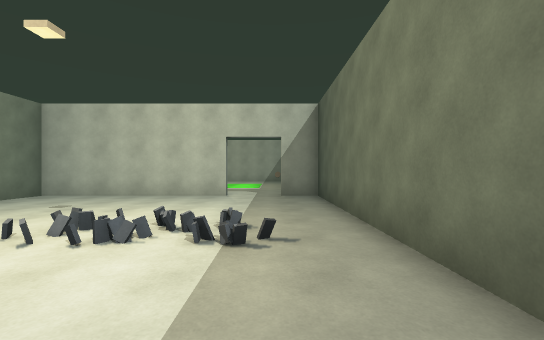
View 1 (above)

15 first-person views from a walk through a Unity game level. The camera is 1.4 m above the floor, looks level and sees 90° across. The floor is counted in squares, 2 m on a side. Each view is taken from the middle of a square. On the plan, view 1 faces up. The plan holds only what a view shows up to about 9 squares ahead; the rest is blank. The place goes on beyond the plan. The player is left out. Some animated figures are not drawn. Door leaves are left out, so doorways stand open. Surface patterns are stand-ins for the level's own textures.

View 2
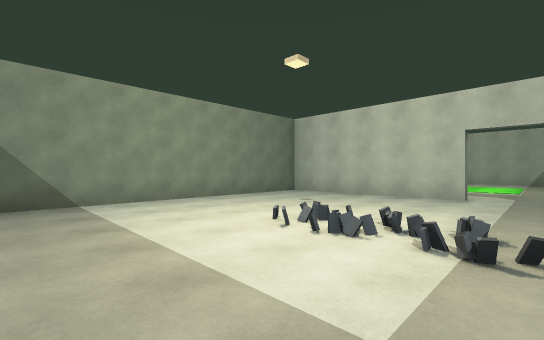

View 3
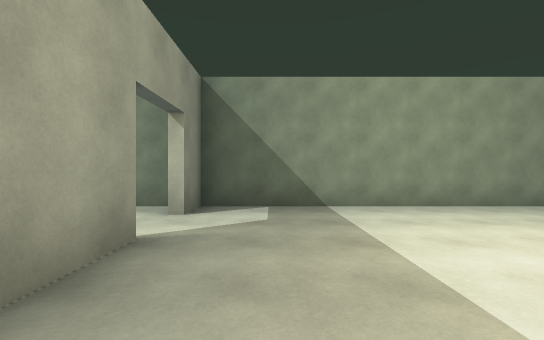

View 4
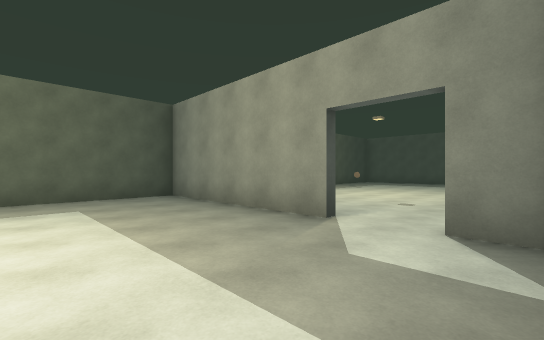

View 5
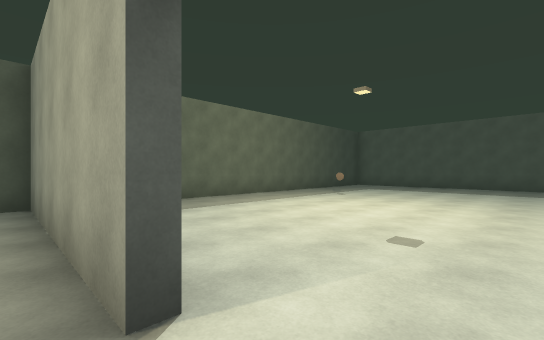

View 6
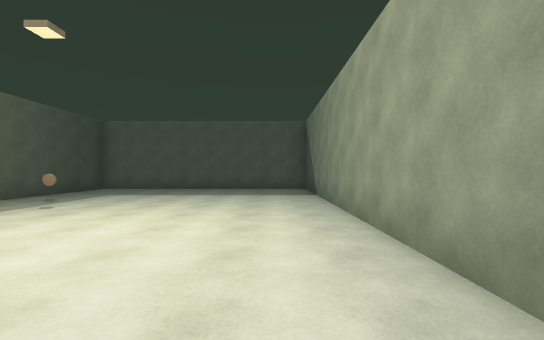

View 7
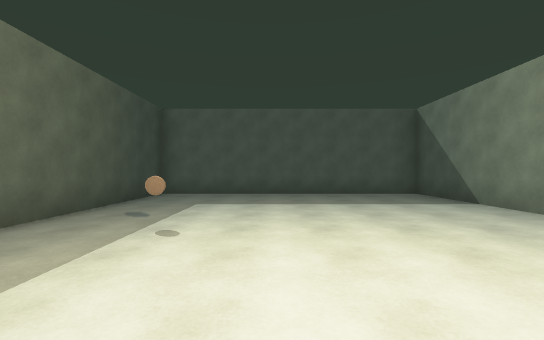

View 8
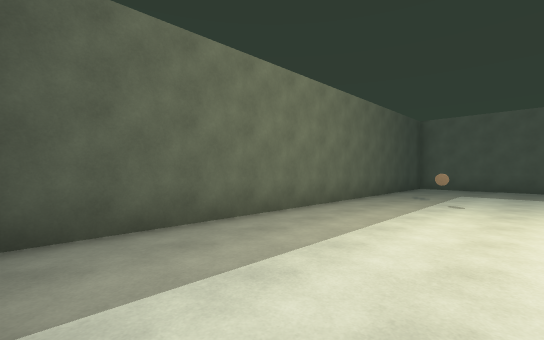

View 9
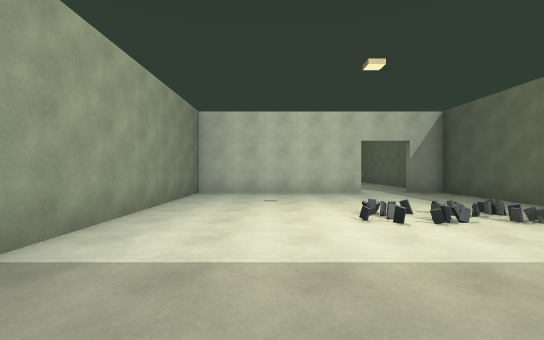

View 10
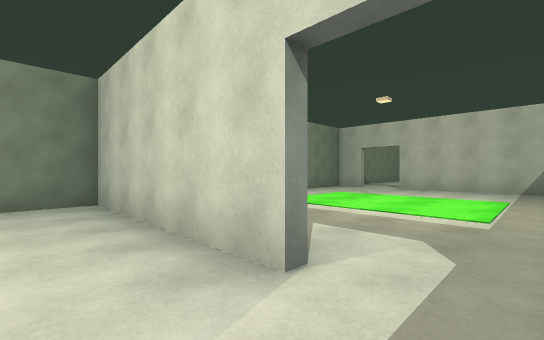

View 11
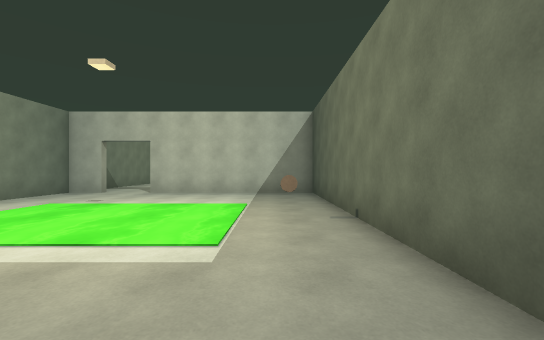

View 12
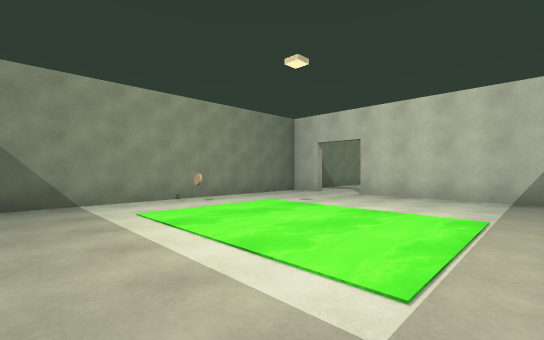

View 13
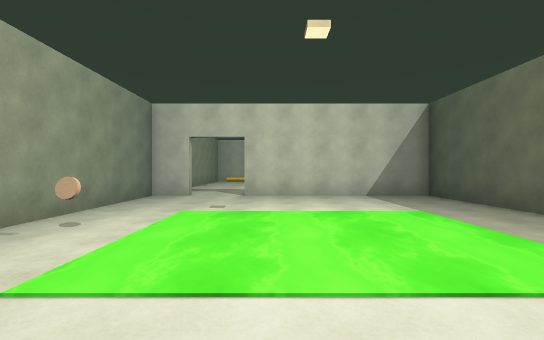

View 14
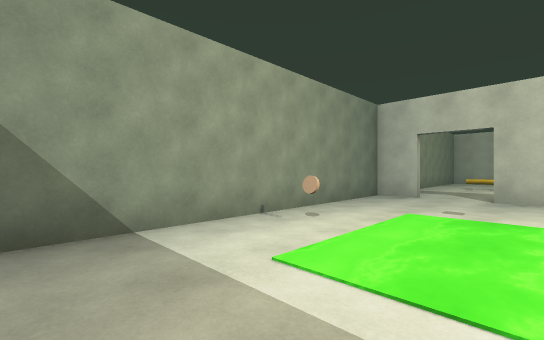

View 15
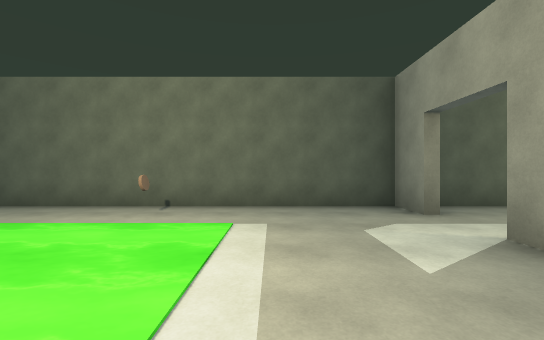

### Floor plan
Key: @ floor where view 1 was taken; # wall or solid block; . floor; ≈ slime the walk keeps out of; O other object.
Columns run from 7 left of view 1 to 2 right of it. Each row starts with its distance up from view 1.
 17 ##..######
 16 #........#
 15 #........#
 14 #........#
 13 #..≈≈≈≈..#
 12 #.O≈≈≈≈O.#
 11 #..≈≈≈≈..#
 10 #........#
  9 #........#
  8 ######..##
  7 #........#
  6 #........#
  5 #........#
  4 #........#
  3 #........#
  2 #........#
  1 #........#
  0 #......@.#
 -1 ##..######
 -2 #........#
 -3 #........#
 -4 #........#
 -5 #........#
 -6 #........#
 -7 #........#
 -8 #.....O..#
 -9 #........#
-10 #........#
-11 #........#
-12 #........#
-13 ##########

Where each view was taken, in squares from view 1:
view 1: 0 up, 0 right, facing up
view 2: 0 up, 0 right, facing up-left
view 3: 0 up, 1 left, facing left
view 4: 2 up, 6 left, facing down-right
view 5: 1 down, 5 left, facing down-right
view 6: 3 down, 5 left, facing down
view 7: 5 down, 2 left, facing down
view 8: 2 down, 2 left, facing down-right
view 9: 1 down, 4 left, facing up
view 10: 6 up, 0 right, facing up-left
view 11: 8 up, 0 right, facing up
view 12: 9 up, 0 right, facing up-left
view 13: 9 up, 3 left, facing up
view 14: 9 up, 3 left, facing up-left
view 15: 10 up, 4 left, facing right
